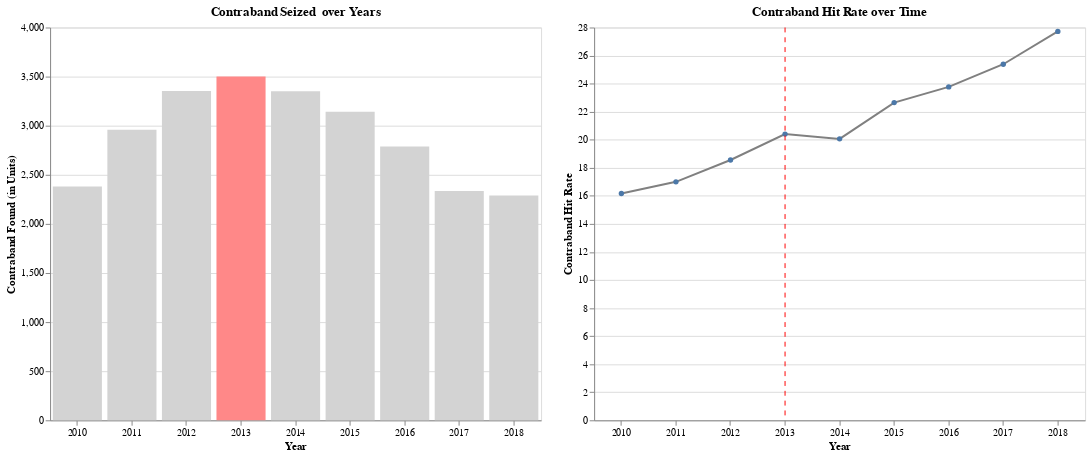

Notebook code cell kept with this figure:
### Code cell
drop_null_df['is_contraband_found'] = drop_null_df['contraband_found'].astype(int)

contraband_found = drop_null_df.groupby('year')['is_contraband_found'].sum().reset_index(name='counts')
contraband_found['category'] = 'Contraband Found'

bar_chart = alt.Chart(contraband_found).mark_bar(color = 'darkgray').encode(
    x=alt.X('year:O', title= 'Year', axis=alt.Axis(labelAngle=0)),
    y=alt.Y('counts:Q', axis=alt.Axis(title='Contraband Found (in Units)')),
    color=alt.condition(
        alt.datum.year == '2013',
        alt.value('#f88'),
        alt.value('lightgray')
    ),
    tooltip=['year', 'counts']
).properties(
    title = 'Contraband Seized  over Years',
    width=500,
    height=400
)

seaches_made = drop_null_df.groupby('year')['is_search_conducted'].sum().reset_index(name='total_counts')
ratio_data = contraband_found.copy(deep = True)
ratio_data['total_counts'] = seaches_made['total_counts']
ratio_data['contraband_hit_rate'] = ratio_data['counts']*100 / ratio_data['total_counts']

line_chart = alt.Chart(ratio_data).mark_line(point=True, color = 'gray').encode(
    x=alt.X('year:O', title= 'Year', axis=alt.Axis(labelAngle=0)),
    y=alt.Y('contraband_hit_rate:Q', axis=alt.Axis(title='Contraband Hit Rate')),
    tooltip=['year', 'contraband_hit_rate']
).properties(
    title = 'Contraband Hit Rate over Time',
    width=500,
    height=400
)

ref_years_df = pd.DataFrame({'Year': ['2013']})

ref_lines = alt.Chart(ref_years_df).mark_rule(color='red', strokeWidth=1, strokeDash=[5, 5]).encode(
    x='Year:O',
).properties(
    width=500,
    height=400
)

final_chart = (line_chart + ref_lines).properties(
    width=500,
    height=400
)

bar_chart | final_chart

### Figure 1 — Vega-Lite specification as saved in the notebook (floating-point values rounded to 4 significant figures)
{"config": {"view": {"continuousWidth": 300, "continuousHeight": 300}}, "hconcat": [{"data": {"name": "data-f646b4d26d0fd88c92b53b692b197e3b"}, "mark": {"type": "bar", "color": "darkgray"}, "encoding": {"color": {"condition": {"test": "(datum.year === '2013')", "value": "#f88"}, "value": "lightgray"}, "tooltip": [{"field": "year", "type": "nominal"}, {"field": "counts", "type": "quantitative"}], "x": {"axis": {"labelAngle": 0}, "field": "year", "title": "Year", "type": "ordinal"}, "y": {"axis": {"title": "Contraband Found (in Units)"}, "field": "counts", "type": "quantitative"}}, "height": 400, "title": "Contraband Seized  over Years", "width": 500}, {"layer": [{"data": {"name": "data-4a86899e19c1760478515a67ef94d8e4"}, "mark": {"type": "line", "color": "gray", "point": true}, "encoding": {"tooltip": [{"field": "year", "type": "nominal"}, {"field": "contraband_hit_rate", "type": "quantitative"}], "x": {"axis": {"labelAngle": 0}, "field": "year", "title": "Year", "type": "ordinal"}, "y": {"axis": {"title": "Contraband Hit Rate"}, "field": "contraband_hit_rate", "type": "quantitative"}}, "title": "Contraband Hit Rate over Time"}, {"data": {"name": "data-170ac72bb7943de610bd807908c0104e"}, "mark": {"type": "rule", "color": "red", "strokeDash": [5, 5], "strokeWidth": 1}, "encoding": {"x": {"field": "Year", "type": "ordinal"}}}], "height": 400, "width": 500}], "$schema": "https://vega.github.io/schema/vega-lite/v5.8.0.json", "datasets": {"data-f646b4d26d0fd88c92b53b692b197e3b": [{"year": "2010", "counts": 2382, "category": "Contraband Found"}, {"year": "2011", "counts": 2959, "category": "Contraband Found"}, {"year": "2012", "counts": 3353, "category": "Contraband Found"}, {"year": "2013", "counts": 3501, "category": "Contraband Found"}, {"year": "2014", "counts": 3350, "category": "Contraband Found"}, {"year": "2015", "counts": 3141, "category": "Contraband Found"}, {"year": "2016", "counts": 2787, "category": "Contraband Found"}, {"year": "2017", "counts": 2335, "category": "Contraband Found"}, {"year": "2018", "counts": 2289, "category": "Contraband Found"}], "data-4a86899e19c1760478515a67ef94d8e4": [{"year": "2010", "counts": 2382, "category": "Contraband Found", "total_counts": 14732, "contraband_hit_rate": 16.17}, {"year": "2011", "counts": 2959, "category": "Contraband Found", "total_counts": 17407, "contraband_hit_rate": 17.0}, {"year": "2012", "counts": 3353, "category": "Contraband Found", "total_counts": 18071, "contraband_hit_rate": 18.55}, {"year": "2013", "counts": 3501, "category": "Contraband Found", "total_counts": 17159, "contraband_hit_rate": 20.4}, {"year": "2014", "counts": 3350, "category": "Contraband Found", "total_counts": 16699, "contraband_hit_rate": 20.06}, {"year": "2015", "counts": 3141, "category": "Contraband Found", "total_counts": 13869, "contraband_hit_rate": 22.65}, {"year": "2016", "counts": 2787, "category": "Contraband Found", "total_counts": 11728, "contraband_hit_rate": 23.76}, {"year": "2017", "counts": 2335, "category": "Contraband Found", "total_counts": 9200, "contraband_hit_rate": 25.38}, {"year": "2018", "counts": 2289, "category": "Contraband Found", "total_counts": 8257, "contraband_hit_rate": 27.72}], "data-170ac72bb7943de610bd807908c0104e": [{"Year": "2013"}]}}
